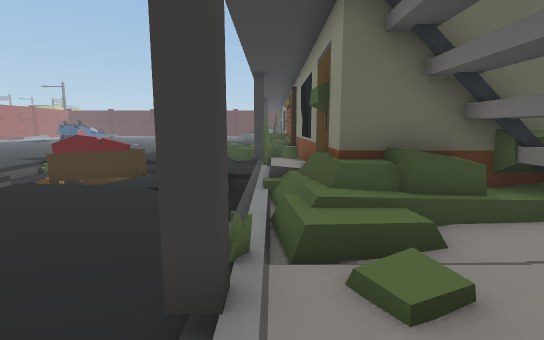
[1] (above)

20 first-person views from a walk through a 3-D level made in the Unity game engine. The camera is 1.3 m above the floor, tilts 8° down and sees 85° across. The floor is counted in squares, 1 m on a side. Each view is taken from the middle of a square. On the plan, view 1 faces up. The plan holds only what a view shows up to about 14 squares ahead; the rest is blank. The place goes on beyond the plan. The player is left out.

[2]
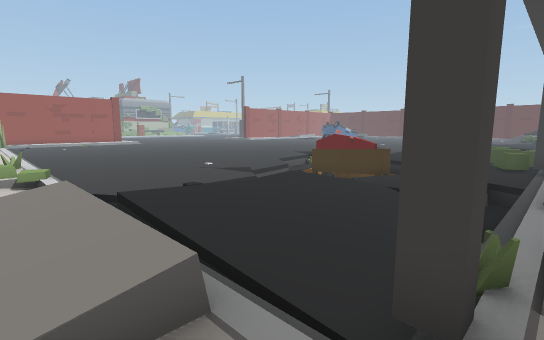

[3]
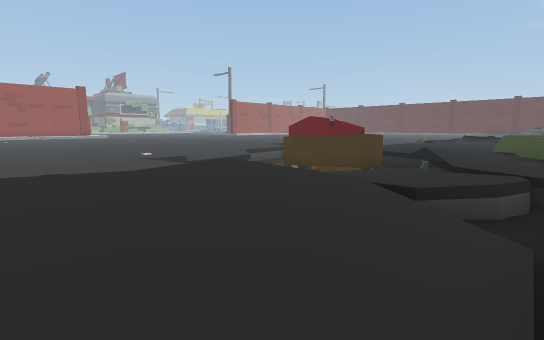

[4]
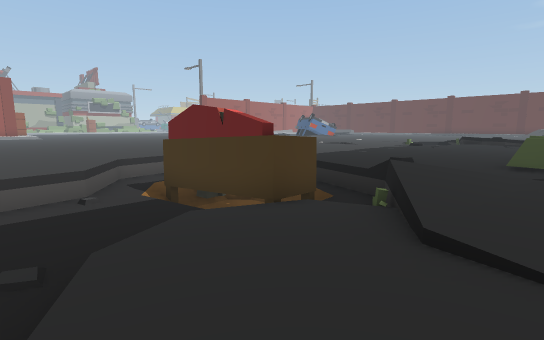

[5]
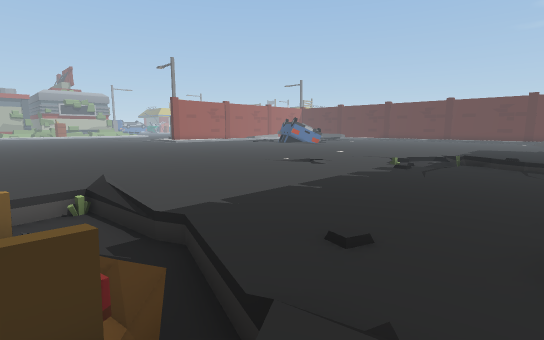

[6]
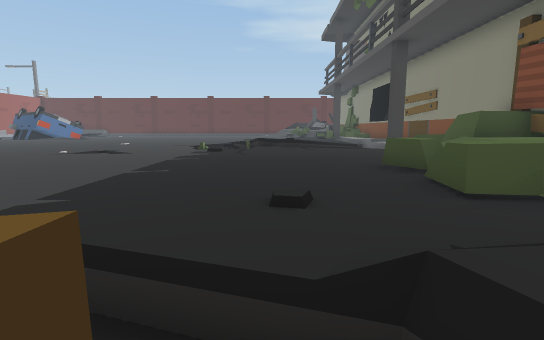

[7]
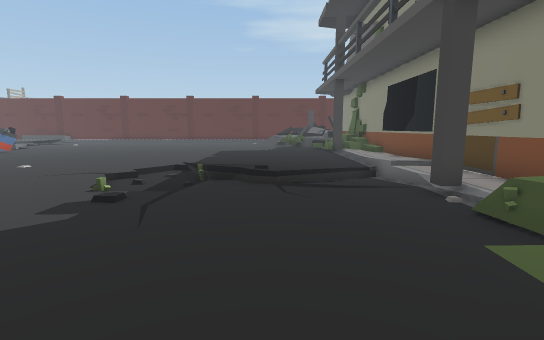

[8]
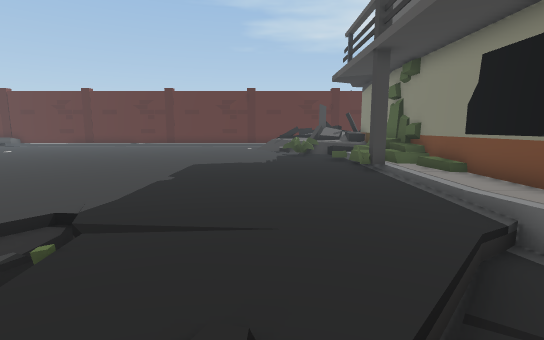

[9]
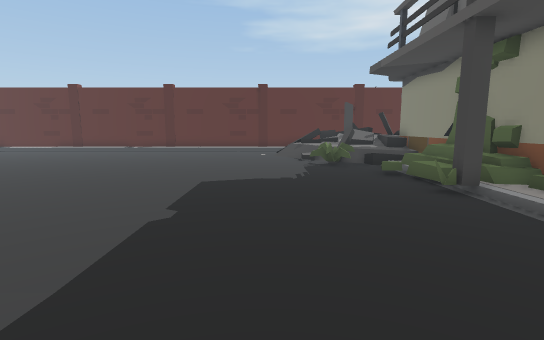

[10]
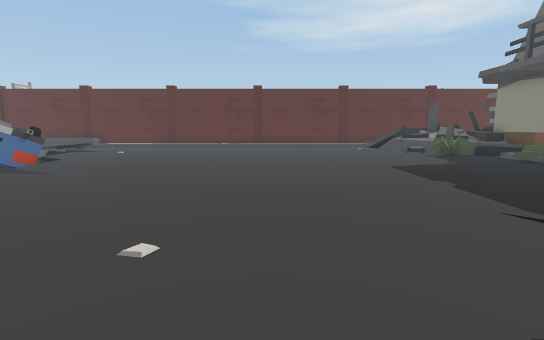

[11]
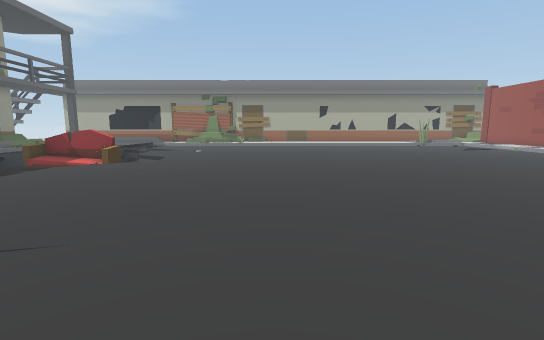

[12]
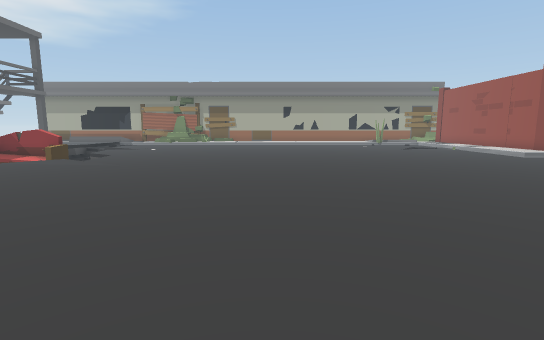

[13]
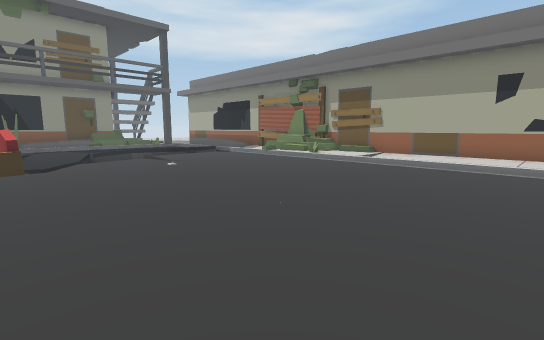

[14]
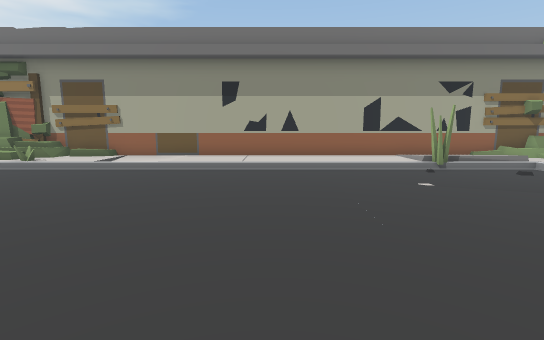

[15]
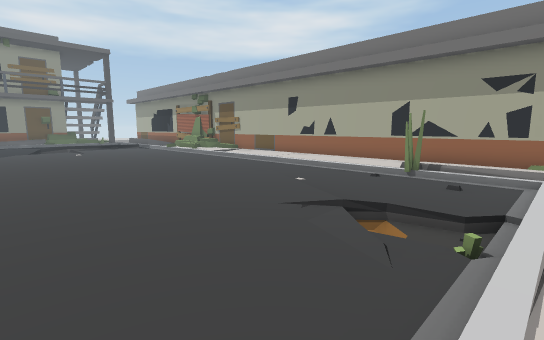

[16]
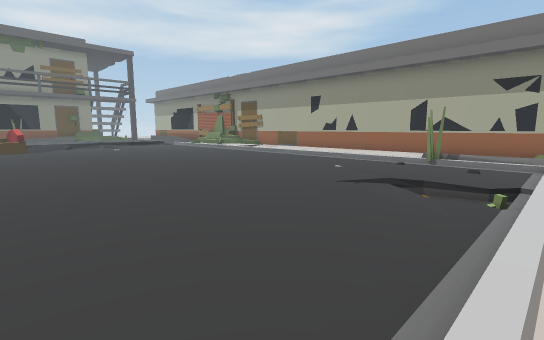

[17]
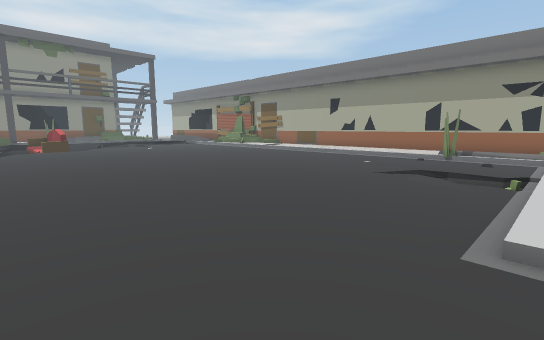

[18]
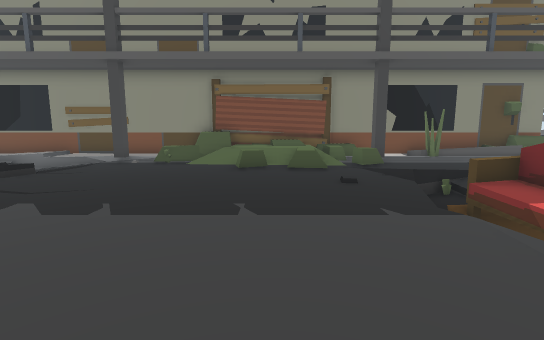

[19]
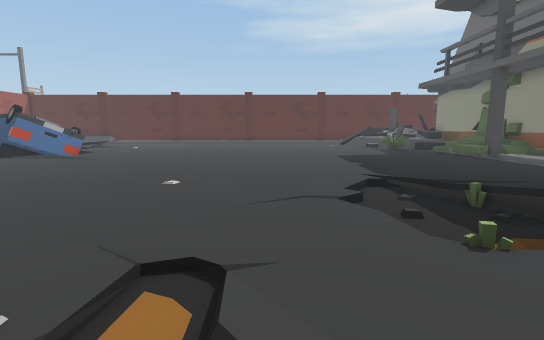

[20]
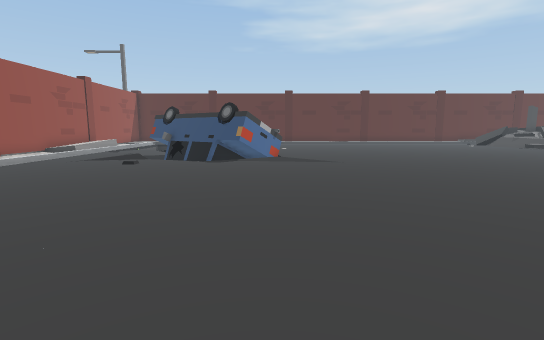

### Floor plan
Key: @ floor where view 1 was taken; # wall or solid block; x gap in a wall; . main floor; : floor 0.25 m higher than the main floor; - floor 0.25 m lower than the main floor; + floor 0.5 m higher than the main floor; _ floor 0.5 m lower than the main floor; * floor 0.75 m higher than the main floor; / step, stairs or slope; = window, fence, low wall or low ledge; ^ raised ledge; v drop or lower ground; S sofa; O other object.
Columns run from 30 left of view 1 to 3 right of it. Each row starts with its distance up from view 1.
 40              ..............OOx*#
 39              ..............=v/+#
 38          ..................==//#
 37          /.................=../#
 36           O...................*#
 35 /.. =OOOOOO...................*#
 34 /.. =_OOOO_.................../#
 33 /.....//OO//.................#/#
 32 /.............................:#
 31  .............................:#
 30   ............................:#
 29    ...........................:#
 28    ...........................:#
 27     ..................//::::./:#
 26      .................///::::-/#
 25       ................/-/::/..:#
 24        ...............//=//...:#
 23         .........../...--....#:#
 22          .....................:#
 21         .....................=*#
 20        ....................../^#
 19       ......................//^#
 18      .......................^/*#
 17      ......................./**#
 16     ......................../**#
 15 . .......................:..xv=#
 14  ..................//////...=^=^
 13 ....................__/SS_=:.#.#
 12 ...................._/SSS//....#
 11 :...................//SSS///..##
 10 :..................../___--../##
  9 :.....................___/-.._/#
  8 :.....................//__///_/#
  7 ://...................=  _.////#
  6 :-//...................//://///#
  5 :/.......................://///###
  4 :........................:///_.O=#
  3 :......................./////_=//:
  2 :....................../==///#:+:
  1 /////::::::::://:::///  /////:
  0  :::/::::::::::::::+:   ///// @
 -1 #/::::::::::::::#####
 -2 #################

Positions as (right, up) in squares from view 1, and headings:
1: (0, 0), facing up
2: (0, 0), facing up-left
3: (-1, 3), facing up-left
4: (-2, 8), facing up-left
5: (-3, 12), facing up-left
6: (-5, 12), facing up
7: (-4, 17), facing up
8: (-4, 23), facing up
9: (-5, 26), facing up
10: (-11, 24), facing up
11: (-15, 24), facing down
12: (-18, 25), facing down
13: (-21, 12), facing down-right
14: (-21, 11), facing down
15: (-30, 11), facing down-right
16: (-30, 13), facing down-right
17: (-30, 15), facing down-right
18: (-12, 17), facing right
19: (-10, 20), facing up
20: (-20, 21), facing up
